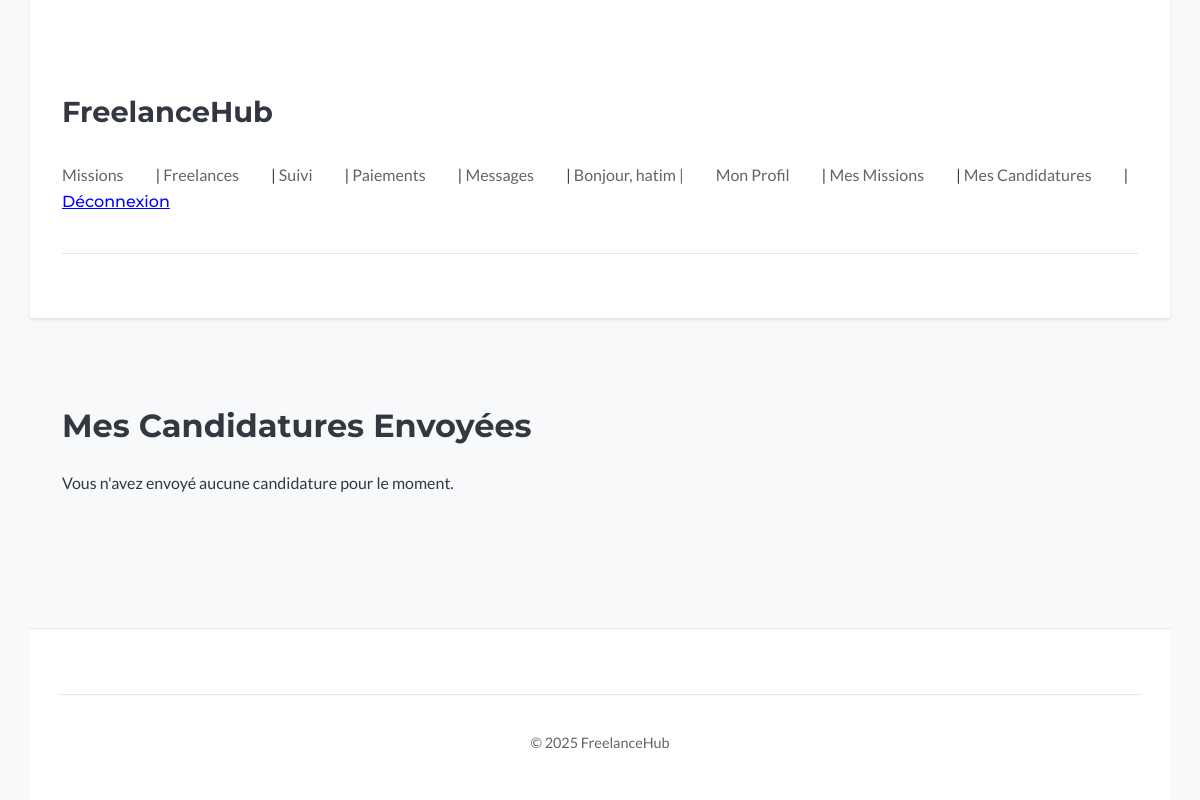
/missions/my-applications/ (signed in), run on an earlier commit of the app's database.
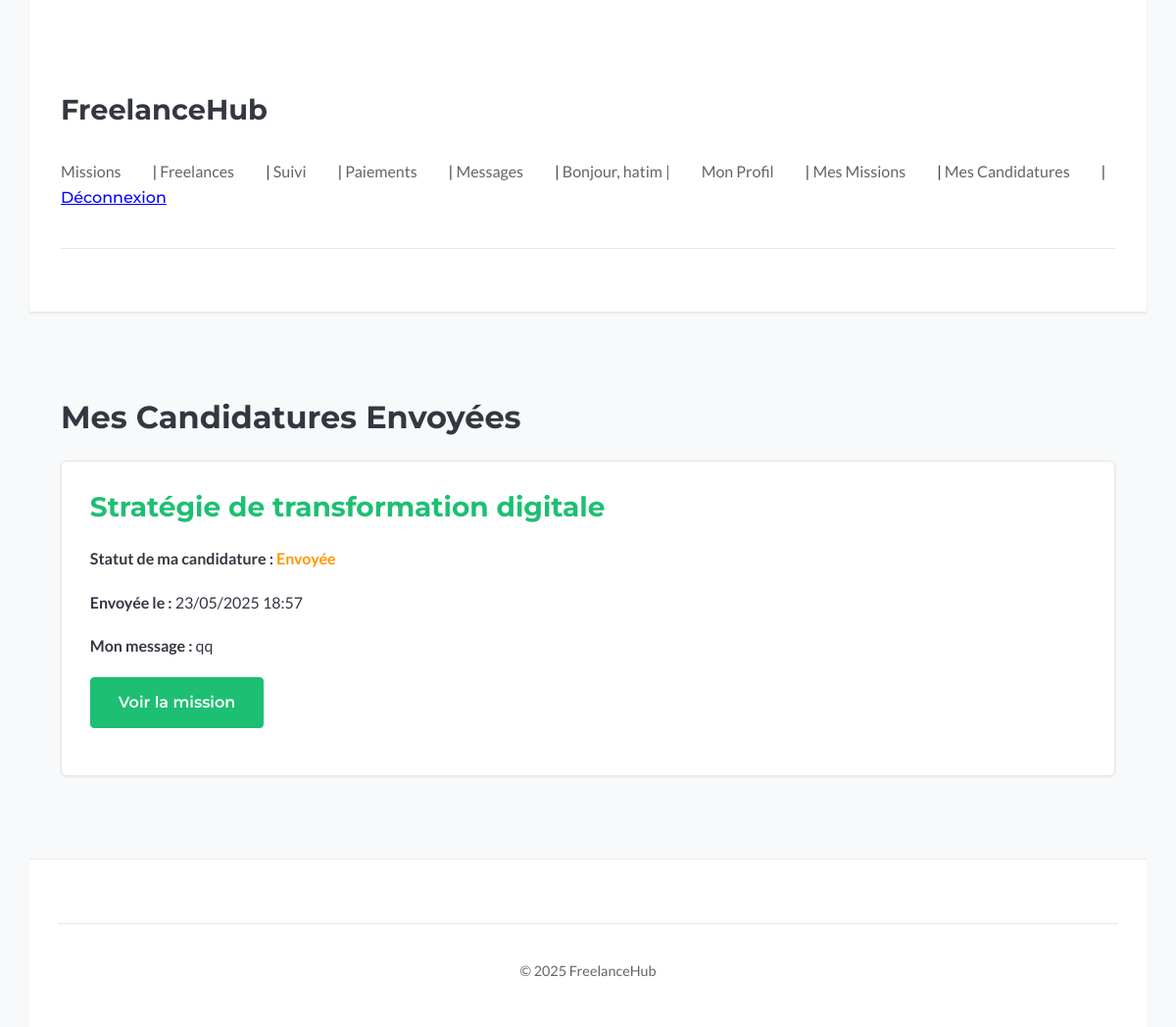
And on a later commit of the database.
### missions/models.py (models this page shows, shortened)
class Candidature(models.Model):
    mission = models.ForeignKey(
        Mission,
        on_delete=models.CASCADE,  # Si la mission est supprimée, les candidatures aussi
        related_name="candidatures",
        verbose_name="Mission Concernée",
    )
    freelance = models.ForeignKey(
        settings.AUTH_USER_MODEL,
        on_delete=models.CASCADE,  # Si le freelance est supprimé, ses candidatures aussi
        related_name="mes_candidatures",
        verbose_name="Freelance Candidat",
    )
    lettre_motivation = models.TextField(
        blank=True, null=True, verbose_name="Message / Lettre de motivation"
    )
    proposition_tarifaire = models.DecimalField(
        max_digits=10,
        decimal_places=2,
        blank=True,
        null=True,
        verbose_name="Proposition tarifaire (€)",
    )  # Si applicable
    date_candidature = models.DateTimeField(
        auto_now_add=True, verbose_name="Date de candidature"
    )
    statut = models.CharField(
        max_length=20,
        choices=CandidatureStatus.choices,
        default=CandidatureStatus.SUBMITTED,
        verbose_name="Statut",
    )
    class Meta:
        verbose_name = "Candidature"
        verbose_name_plural = "Candidatures"
        ordering = ["-date_candidature"]
        unique_together = ("mission", "freelance")

class Mission(models.Model):
    client = models.ForeignKey(
        settings.AUTH_USER_MODEL,
        on_delete=models.CASCADE,  # Si le client est supprimé, ses missions aussi
        related_name="missions_publiees",
        verbose_name="Client",
    )
    titre = models.CharField(max_length=255, verbose_name="Titre de la mission")
    description = models.TextField(verbose_name="Description détaillée")
    competences_requises = models.TextField(
        blank=True, null=True, verbose_name="Compétences requises"
    )  # Ou ManyToMany vers un modèle Skill
    budget_propose = models.DecimalField(
        max_digits=10,
        decimal_places=2,
        blank=True,
        null=True,
        verbose_name="Budget proposé (€)",
    )
    duree_estimee = models.CharField(
        max_length=100, blank=True, null=True, verbose_name="Durée estimée"
    )  # Ex: "2 semaines", "1 mois"
    date_publication = models.DateTimeField(
        auto_now_add=True, verbose_name="Date de publication"
    )  # Se met automatiquement à la création
    date_limite_candidature = models.DateField(
        blank=True, null=True, verbose_name="Date limite pour postuler"
    )
    date_debut_souhaitee = models.DateField(
        blank=True, null=True, verbose_name="Date de début souhaitée"
    )
    date_fin_souhaitee = models.DateField(
        blank=True, null=True, verbose_name="Date de fin souhaitée"
    )
    statut = models.CharField(
        max_length=20,
        choices=MissionStatus.choices,
        default=MissionStatus.OPEN,
        verbose_name="Statut",
    )
    freelance_assigne = models.ForeignKey(
        settings.AUTH_USER_MODEL,
        on_delete=models.SET_NULL,  # Si le freelance est supprimé, la mission n'est plus assignée mais existe toujours
        related_name="missions_assignees",
        blank=True,  # Non obligatoire (au début, pas de freelance assigné)
        null=True,  # Peut être vide en BDD
        verbose_name="Freelance Assigné",
    )
    class Meta:
        verbose_name = "Mission"
        verbose_name_plural = "Missions"
        ordering = [
            "-date_publication"
        ]  # Ordonner par défaut les missions de la plus récente à la plus ancienne

### missions/views.py (the view)
# urls.py: path('my-applications/', views.my_applications_view, name='my_applications'),
@login_required
def my_applications_view(request):
    candidatures = Candidature.objects.filter(freelance=request.user).order_by(
        "-date_candidature"
    )
    context = {"candidatures": candidatures}
    return render(request, "missions/my_applications.html", context)

### missions/templates/missions/my_applications.html (shortened to what this page needs)
{% extends "base.html" %}
{% block content %}
  <h2>Mes Candidatures Envoyées</h2>
  {% if candidatures %}
    {% for candidature in candidatures %}
      <article class="card">
        <h3><a href="{% url 'missions:detail' candidature.mission.pk %}">{{ candidature.mission.titre }}</a></h3>
        <p><strong>Statut de ma candidature :</strong> <span class="status-{{ candidature.statut|lower }}">{{ candidature.get_statut_display }}</span></p>
        <p><strong>Envoyée le :</strong> {{ candidature.date_candidature|date:"d/m/Y H:i" }}</p>
        {% if candidature.lettre_motivation %}
        <p><strong>Mon message :</strong> {{ candidature.lettre_motivation|truncatewords:25 }}</p>
        {% endif %}
        <p><a href="{% url 'missions:detail' candidature.mission.pk %}" class="button button-secondary">Voir la mission</a></p>
      </article>
    {% endfor %}
  {% else %}
    <p>Vous n'avez envoyé aucune candidature pour le moment.</p>
  {% endif %}
{% endblock %}

What changed in the data, as far as the page shows it:
added Candidature: mission.titre "Stratégie de transformation digitale", statut "Envoyée", date_candidature "23/05/2025 18:57", lettre_motivation "qq"
Also different on the page:
text no longer shown: "Vous n'avez envoyé aucune candidature pour le moment."
